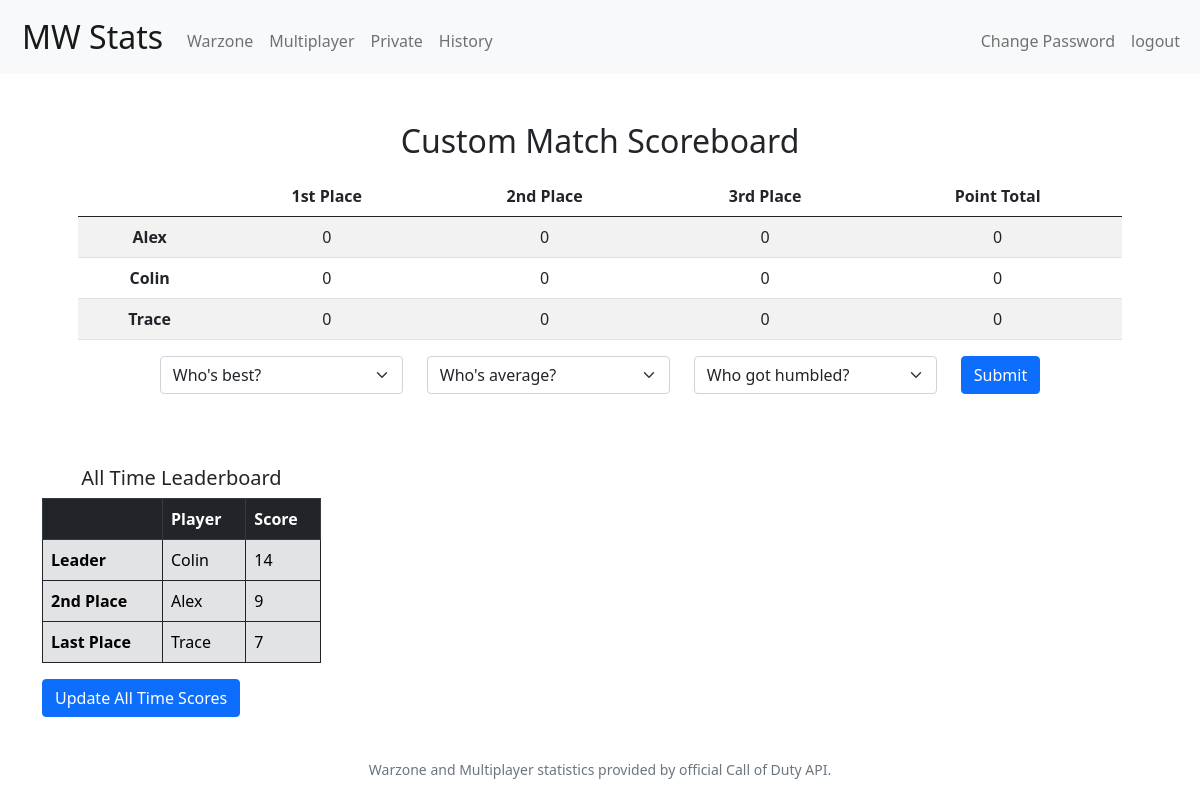
The app's page /private (signed in), older data.
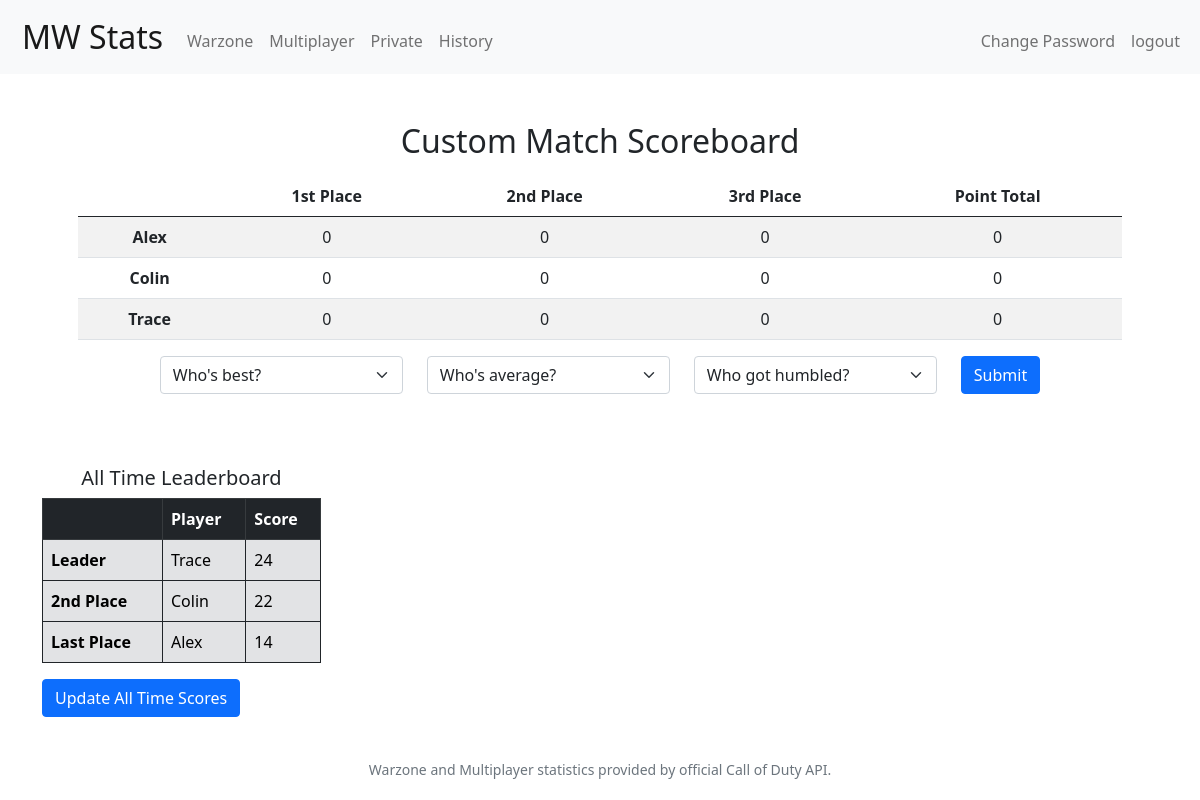
The same page, newer data.
### MW_STATS/models.py (models this page shows)
class PrivateUsers(models.Model):
    name = models.CharField(max_length=10)
    all_time_score = models.IntegerField(default=0)

### MW_STATS/views.py (the view)
# urls.py: path('private', views.private, name='private')
@login_required
def private(request):
    alex_scores = Score.objects.get(id=1)
    colin_scores = Score.objects.get(id=2)
    trace_scores = Score.objects.get(id=3)
    if request.method == 'POST':
        if 'current' in request.POST:
            first = request.POST['first']
            second = request.POST['second']
            if first == 'alex':
                alex_scores.first += 1
                alex_scores.total += 2
                alex_scores.save()
                if second == 'colin':
                    colin_scores.second += 1
                    colin_scores.total += 1
                    colin_scores.save()
                    trace_scores.third += 1
                    trace_scores.save()
                else:
                    trace_scores.second += 1
                    trace_scores.total += 1
                    trace_scores.save()
                    colin_scores.third += 1
                    colin_scores.save()
            elif first == 'colin':
                colin_scores.first += 1
                colin_scores.total += 2
                colin_scores.save()
                if second == 'alex':
                    alex_scores.second += 1
                    alex_scores.total += 1
                    alex_scores.save()
                    trace_scores.third += 1
                    trace_scores.save()
                else:
                    trace_scores.second += 1
                    trace_scores.total += 1
                    trace_scores.save()
                    alex_scores.third += 1
                    alex_scores.save()
            else:
                trace_scores.first += 1
                trace_scores.total += 2
                trace_scores.save()
                if second == 'alex':
                    alex_scores.second += 1
                    alex_scores.total += 1
                    alex_scores.save()
                    trace_scores.third += 1
                    trace_scores.save()
                else:
                    colin_scores.second += 1
                    colin_scores.total += 1
                    colin_scores.save()
                    alex_scores.third += 1
                    alex_scores.save()
            return render(request, 'mw_stats/private.html', {
                'alex_scores': Score.objects.get(id=1),
                'colin_scores': Score.objects.get(id=2),
                'trace_scores': Score.objects.get(id=3),
                'alex_private': PrivateUsers.objects.get(id=1),
                'colin_private': PrivateUsers.objects.get(id=2),
                'trace_private': PrivateUsers.objects.get(id=3),
                'sorted_list': sorted_friends_list
            })
        elif 'alltime' in request.POST:
            alex_private = PrivateUsers.objects.get(id=1)
            alex_private.all_time_score += alex_scores.total
            alex_private.save()
            Score.objects.filter(id=1).update(first=0, second=0, third=0, total=0)
            colin_private = PrivateUsers.objects.get(id=2)
            colin_private.all_time_score += colin_scores.total
            colin_private.save()
            Score.objects.filter(id=2).update(first=0, second=0, third=0, total=0)
            trace_private = PrivateUsers.objects.get(id=3)
            trace_private.all_time_score += trace_scores.total
            trace_private.save()
            Score.objects.filter(id=3).update(first=0, second=0, third=0, total=0)
            return render(request, 'mw_stats/private.html', {
                'alex_scores': Score.objects.get(id=1),
                'colin_scores': Score.objects.get(id=2),
                'trace_scores': Score.objects.get(id=3),
                'alex_private': PrivateUsers.objects.get(id=1),
                'colin_private': PrivateUsers.objects.get(id=2),
                'trace_private': PrivateUsers.objects.get(id=3),
                'sorted_list': sorted_friends_list
            })
    else:
        return render(request, 'mw_stats/private.html', {
            'alex_scores': Score.objects.get(id=1),
            'colin_scores': Score.objects.get(id=2),
            'trace_scores': Score.objects.get(id=3),
            'alex_private': PrivateUsers.objects.get(id=1),
            'colin_private': PrivateUsers.objects.get(id=2),
            'trace_private': PrivateUsers.objects.get(id=3),
            'sorted_list': sorted_friends_list
        })

### MW_STATS/helpers.py (called while the page is built)
def sorted_friends_list():
    alex_private = PrivateUsers.objects.get(id=1)
    colin_private = PrivateUsers.objects.get(id=2)
    trace_private = PrivateUsers.objects.get(id=3)
    player_list = [
        ('Alex', alex_private.all_time_score),
        ('Colin', colin_private.all_time_score),
        ('Trace', trace_private.all_time_score)
    ]
    sorted_list = sorted(player_list, key=lambda x: x[1], reverse=True)
    return sorted_list

### MW_STATS/templates/mw_stats/private.html (shortened to what this page needs)
{% extends 'mw_stats/layout.html' %}
{% block links %}
    <a class="nav-link" href="{% url 'warzone' %}" active>Warzone</a>
    <a class="nav-link" href="{% url 'multiplayer' %}">Multiplayer</a>
    <a class="nav-link" href="{% url 'private' %}">Private</a>
    <a class="nav-link" href="{% url 'history' %}">History</a>
{% endblock %}
{% block body %}
    <main class="container p-5">
        <h2>Custom Match Scoreboard</h2>
        <table class="table table-striped">
            <thead class="thead-dark">
                <tr>
                    <th></th>
                    <th>1st Place</th>
                    <th>2nd Place</th>
                    <th>3rd Place</th>
                    <th>Point Total</th>
                </tr>
            </thead>
            <tbody>
                <tr>
                    <td><b>Alex</b></td>
                    <td>{{ alex_scores.first }}</td>
                    <td>{{ alex_scores.second }}</td>
                    <td>{{ alex_scores.third }}</td>
                    <td>{{ alex_scores.total }}</td>
                </tr>
                <tr>
                    <td><b>Colin</b></td>
                    <td>{{ colin_scores.first }}</td>
                    <td>{{ colin_scores.second }}</td>
                    <td>{{ colin_scores.third }}</td>
                    <td>{{ colin_scores.total }}</td>
                </tr>
                <tr>
                    <td><b>Trace</b></td>
                    <td>{{ trace_scores.first }}</td>
                    <td>{{ trace_scores.second }}</td>
                    <td>{{ trace_scores.third }}</td>
                    <td>{{ trace_scores.total }}</td>
                </tr>
            </tbody>
        </table>
        <form method="POST">
            <div class="row justify-content-md-center">
                <div class="col-3">
                <select class="form-select" name="first">
                    <option selected>Who's best?</option>
                    </select>
                </div>
                <div class="col-3">
                <select class="form-select" name="second">
                    <option selected>Who's average?</option>
                    </select>
                </div>
                <div class="col-3">
                <select class="form-select" name="third">
                    <option selected>Who got humbled?</option>
                    </select>
                </div>
                <div class="col-auto">
                    <button type="submit" class="btn btn-primary" name="current">Submit</button>
                </div>
            </div>
        </form>
    </main>
    <br>
    <form method='POST'>
        <div class="container">
            <div class="col-3">
                <h5 class="text-center">All Time Leaderboard</h5>
                <table class="table table-secondary table-hover table-bordered border-dark">
                    <thead class="table-dark">
                        <tr>
                            <th scope="col"></th>
                            <th scope="col">Player</th>
                            <th scope="col">Score</th>
                        </tr>
                    </thead>
                    <tbody>
                        <tr>
                            <th scope="row">Leader</th>
                            <td>{{ sorted_list.0.0 }}</td>
                            <td>{{ sorted_list.0.1 }}</td>
                        </tr>
                        <tr>
                            <th scope="row">2nd Place</th>
                            <td>{{ sorted_list.1.0 }}</td>
                            <td>{{ sorted_list.1.1 }}</td>
                        </tr>
                        <tr>
                            <th scope="row">Last Place</th>
                            <td>{{ sorted_list.2.0 }}</td>
                            <td>{{ sorted_list.2.1 }}</td>
                        </tr>
                    </tbody>
                </table>
                <button type="submit" class="btn btn-primary" name="alltime">Update All Time Scores</button>
            </div>
        </div>
    </form>
{% endblock %}

Row changes from the older to the newer data that the page shows:
changed PrivateUsers "Trace": all_time_score.all_time_score "Colin" → "Trace"; all_time_score.all_time_score "14" → "24"; all_time_score.all_time_score "Alex" → "Colin"; all_time_score.all_time_score "9" → "22"; all_time_score.all_time_score "Trace" → "Alex"; all_time_score.all_time_score "7" → "14"
